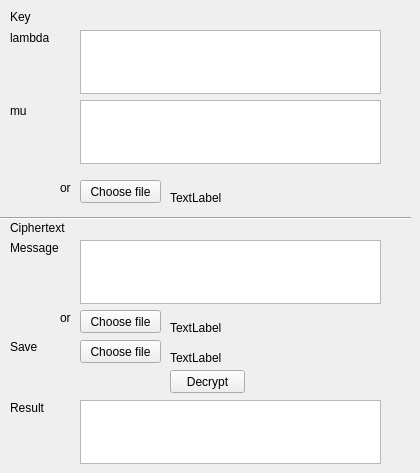
     <widget class="QWidget" name="tab_13">
      <attribute name="title">
       <string>Decrypt</string>
      </attribute>
      <widget class="QLabel" name="label_59">
       <property name="geometry">
        <rect>
         <x>10</x>
         <y>240</y>
         <width>61</width>
         <height>16</height>
        </rect>
       </property>
       <property name="text">
        <string>Message</string>
       </property>
      </widget>
      <widget class="QTextEdit" name="p_dec_m_text">
       <property name="geometry">
        <rect>
         <x>80</x>
         <y>240</y>
         <width>301</width>
         <height>64</height>
        </rect>
       </property>
      </widget>
      <widget class="QPushButton" name="p_dec_m_file_button">
       <property name="geometry">
        <rect>
         <x>80</x>
         <y>310</y>
         <width>81</width>
         <height>23</height>
        </rect>
       </property>
       <property name="text">
        <string>Choose file</string>
       </property>
      </widget>
      <widget class="QPushButton" name="p_dec_button">
       <property name="geometry">
        <rect>
         <x>170</x>
         <y>370</y>
         <width>75</width>
         <height>23</height>
        </rect>
       </property>
       <property name="text">
        <string>Decrypt</string>
       </property>
      </widget>
      <widget class="QLabel" name="label_60">
       <property name="geometry">
        <rect>
         <x>10</x>
         <y>10</y>
         <width>47</width>
         <height>14</height>
        </rect>
       </property>
       <property name="text">
        <string>Key</string>
       </property>
      </widget>
      <widget class="QLabel" name="label_61">
       <property name="geometry">
        <rect>
         <x>60</x>
         <y>180</y>
         <width>21</width>
         <height>16</height>
        </rect>
       </property>
       <property name="text">
        <string>or</string>
       </property>
      </widget>
      <widget class="QLabel" name="label_62">
       <property name="geometry">
        <rect>
         <x>60</x>
         <y>310</y>
         <width>21</width>
         <height>16</height>
        </rect>
       </property>
       <property name="text">
        <string>or</string>
       </property>
      </widget>
      <widget class="QLabel" name="label_63">
       <property name="geometry">
        <rect>
         <x>10</x>
         <y>340</y>
         <width>47</width>
         <height>14</height>
        </rect>
       </property>
       <property name="text">
        <string>Save</string>
       </property>
      </widget>
      <widget class="QLabel" name="label_64">
       <property name="geometry">
        <rect>
         <x>10</x>
         <y>100</y>
         <width>61</width>
         <height>21</height>
        </rect>
       </property>
       <property name="text">
        <string>mu</string>
       </property>
      </widget>
      <widget class="QPushButton" name="p_dec_save_file_button">
       <property name="geometry">
        <rect>
         <x>80</x>
         <y>340</y>
         <width>81</width>
         <height>23</height>
        </rect>
       </property>
       <property name="text">
        <string>Choose file</string>
       </property>
      </widget>
      <widget class="QPushButton" name="p_dec_key_file_button">
       <property name="geometry">
        <rect>
         <x>80</x>
         <y>180</y>
         <width>81</width>
         <height>23</height>
        </rect>
       </property>
       <property name="text">
        <string>Choose file</string>
       </property>
      </widget>
      <widget class="QTextEdit" name="p_dec_mu_text">
       <property name="geometry">
        <rect>
         <x>80</x>
         <y>100</y>
         <width>301</width>
         <height>64</height>
        </rect>
       </property>
      </widget>
      <widget class="QLabel" name="label_65">
       <property name="geometry">
        <rect>
         <x>10</x>
         <y>30</y>
         <width>61</width>
         <height>16</height>
        </rect>
       </property>
       <property name="text">
        <string>lambda</string>
       </property>
      </widget>
      <widget class="QTextEdit" name="p_dec_lam_text">
       <property name="geometry">
        <rect>
         <x>80</x>
         <y>30</y>
         <width>301</width>
         <height>64</height>
        </rect>
       </property>
      </widget>
      <widget class="QLabel" name="label_66">
       <property name="geometry">
        <rect>
         <x>10</x>
         <y>220</y>
         <width>61</width>
         <height>16</height>
        </rect>
       </property>
       <property name="text">
        <string>Ciphertext</string>
       </property>
      </widget>
      <widget class="Line" name="line_6">
       <property name="geometry">
        <rect>
         <x>0</x>
         <y>210</y>
         <width>411</width>
         <height>16</height>
        </rect>
       </property>
       <property name="orientation">
        <enum>Qt::Horizontal</enum>
       </property>
      </widget>
      <widget class="QTextEdit" name="p_dec_res_text">
       <property name="geometry">
        <rect>
         <x>80</x>
         <y>400</y>
         <width>301</width>
         <height>64</height>
        </rect>
       </property>
      </widget>
      <widget class="QLabel" name="label_67">
       <property name="geometry">
        <rect>
         <x>10</x>
         <y>400</y>
         <width>61</width>
         <height>16</height>
        </rect>
       </property>
       <property name="text">
        <string>Result</string>
       </property>
      </widget>
      <widget class="QLabel" name="p_dec_key_file_name">
       <property name="geometry">
        <rect>
         <x>170</x>
         <y>190</y>
         <width>211</width>
         <height>16</height>
        </rect>
       </property>
       <property name="text">
        <string>TextLabel</string>
       </property>
      </widget>
      <widget class="QLabel" name="p_dec_save_file_name">
       <property name="geometry">
        <rect>
         <x>170</x>
         <y>350</y>
         <width>211</width>
         <height>16</height>
        </rect>
       </property>
       <property name="text">
        <string>TextLabel</string>
       </property>
      </widget>
      <widget class="QLabel" name="p_dec_m_file_name">
       <property name="geometry">
        <rect>
         <x>170</x>
         <y>320</y>
         <width>211</width>
         <height>16</height>
        </rect>
       </property>
       <property name="text">
        <string>TextLabel</string>
       </property>
      </widget>
     </widget>
